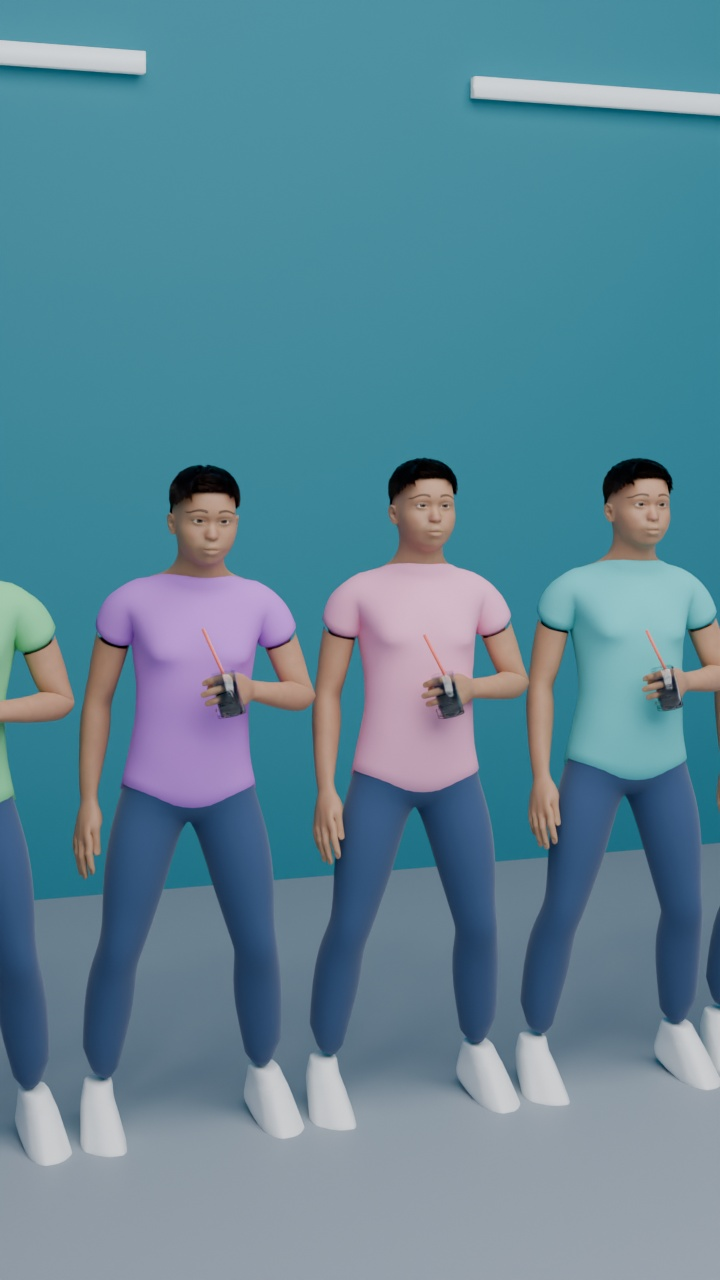
#> input picture studio/episodios/ep01-congelamiento-cerebral/kling/cuadros/p17_inicio.jpg, 720 x 1280 px
$ python -i post.py   (imports and definitions only)
#> lines starting #> are read from the running program, lines starting #| are printed output that depends on the picture
"""Post del Ep. 6 (copiado del Ep. 5): arma los cuadros finales (1080x1920) desde los renders de plano.py.

Uso: python3 post.py <carpeta_render> <salida>   (OUT=carpeta de datos, LISTA=cuadros opcionales, MUESTRAS=1 en pruebas)
- Gradación común (grado.py), píldoras (SIN HILOS, IMÁN, AGUA, UN POQUITO, MILES DE VECES, SIMULACIÓN fija en la parte
  hipotética, ≈ 40 TESLAS, MÁS DEL DOBLE, ≈ 1 GIGAVATIO, 1 REACTOR NUCLEAR), flechas de fuerza al lado de la rana (gris =
  gravedad, naranja = imán) y del imán del refri, y los subtítulos palabra por palabra (franja y 1000–1250). Las
  posiciones salen del meta de cada cuadro (pantalla() de la escena).
- Escribe subs_log.json, graficos.json y ep05_planos.json en OUT.
"""
import glob, json, math, os, sys
import numpy as np
from PIL import Image, ImageDraw, ImageFont, ImageFilter, ImageEnhance

HERE = os.path.dirname(os.path.abspath(__file__))
sys.path.insert(0, HERE)
sys.path.insert(0, os.path.abspath(os.path.join(HERE, "../../../plantilla")))
import kit5 as E
import graficos as G
from grado import grado

OUT = os.environ.get("OUT", os.path.join(HERE, "out"))
src, dst = sys.argv[1], sys.argv[2]
# [2 lines not run here, left out]
W, H, FPS = 1080, 1920, 30
# [1 line that did not run here, left out]
FR = {k: E.FR(k) for k in E.T}
END = E.FIN
FONTS = os.path.abspath(os.path.join(HERE, "../../../plantilla/fonts"))
FONT = os.path.join(FONTS, "Inter-Black.otf")
FONT_B = os.path.join(FONTS, "Inter-ExtraBold.otf")
AMARILLO = (255, 210, 63)          # palabra activa (manual §6) y SIMULACIÓN
ROJO = (235, 60, 45)               # rápido / se traba (CLAC)
VERDE = (70, 200, 110)             # lento / te deja
CIAN = (40, 205, 255)              # el sensor del auto (la bolita)
NARANJO = (255, 140, 30)           # fuerzas (flechas)
AMBAR = (245, 170, 40)             # 12–27°: puede trabarse
GRIS = (150, 156, 166)
CLAVE = {"RÁPIDO": ROJO, "LENTO": VERDE, "27": ROJO, "CLAC": ROJO}
BOX = (120, 888, 1000, 1250)
META = {}
# [3 lines not run here, left out]


# [5 lines left out: function plano_de, not called in this run]


def t_de(f):
    return (f - 1) / FPS


# [24 lines left out: functions meta, cargar, cuadro, not called in this run]


def bloom(im, umbral=0.82, fuerza=0.45):
    a = np.asarray(im).astype(np.float32) / 255
    lum = a.max(axis=2)
    mask = np.clip((lum - umbral) / (1 - umbral), 0, 1)[..., None] * a
    g = np.asarray(Image.fromarray((mask * 255).astype(np.uint8)).resize((W // 4, H // 4)).filter(ImageFilter.GaussianBlur(6)).resize((W, H), Image.BILINEAR)).astype(np.float32) / 255
    return Image.fromarray((np.clip(a + g * fuerza, 0, 1) * 255).astype(np.uint8))


# [43 lines left out: functions pop, pildora, flecha, not called in this run]


def sale(x):
    x = max(0.0, min(1.0, x))
    return 1 - (1 - x) ** 3


def suave(x):
    x = max(0.0, min(1.0, x))
    return x * x * (3 - 2 * x)

# ---------------- subtítulos (palabra por palabra; cifras juntas) ----------------
NUMEROS = [("veintisiete", "27")]        # "27° GRADOS" repetía el grado (puerta 6 r1, B10)


# [5 lines left out: function limpiar, not called in this run]


TOK = []          # [(texto en pantalla, [índices de palabras], fin de frase)]
i = 0
# [13 lines not run here, left out]

grupos, cur = [], []
# [8 lines not run here, left out]
g2 = []
# [5 lines not run here, left out]
grupos = g2
SIN_SUBS = set()
SUB_LOG = []


def s_tok(j):
    return words[TOK[j][1][0]]["s"]


def e_tok(j):
    return words[TOK[j][1][-1]]["e"]


def tam(tok, font):
    return int(font.size * 1.10) if tok in CLAVE else font.size


def gap(font, a, b):
    return font.getlength(" ") + 0.07 * (font.getlength(a) + font.getlength(b))


def ancho(font, toks):
    return sum(ImageFont.truetype(FONT, tam(t, font)).getlength(t) for t in toks) + sum(gap(font, toks[i], toks[i + 1]) for i in range(len(toks) - 1))


# [62 lines left out: functions diagramar, subtitulos, not called in this run]


# ---------------- gráficos por plano ----------------
def edad(f, k, desde=0.0):
    return t_de(f) - E.T[k][0] - desde


def tw(prefijo, desde=0.0):
    return E.t_palabra(prefijo, desde)


# [75 lines left out: functions inclinometro, graficos, not called in this run]


def T0(k):
    return E.T[k][0]


# [12 lines left out: function procesar, not called in this run]


# [11 lines not run here, left out]

>>> import cv2
>>> picture = cv2.imread('../../ep01-congelamiento-cerebral/kling/cuadros/p17_inicio.jpg', cv2.IMREAD_GRAYSCALE)
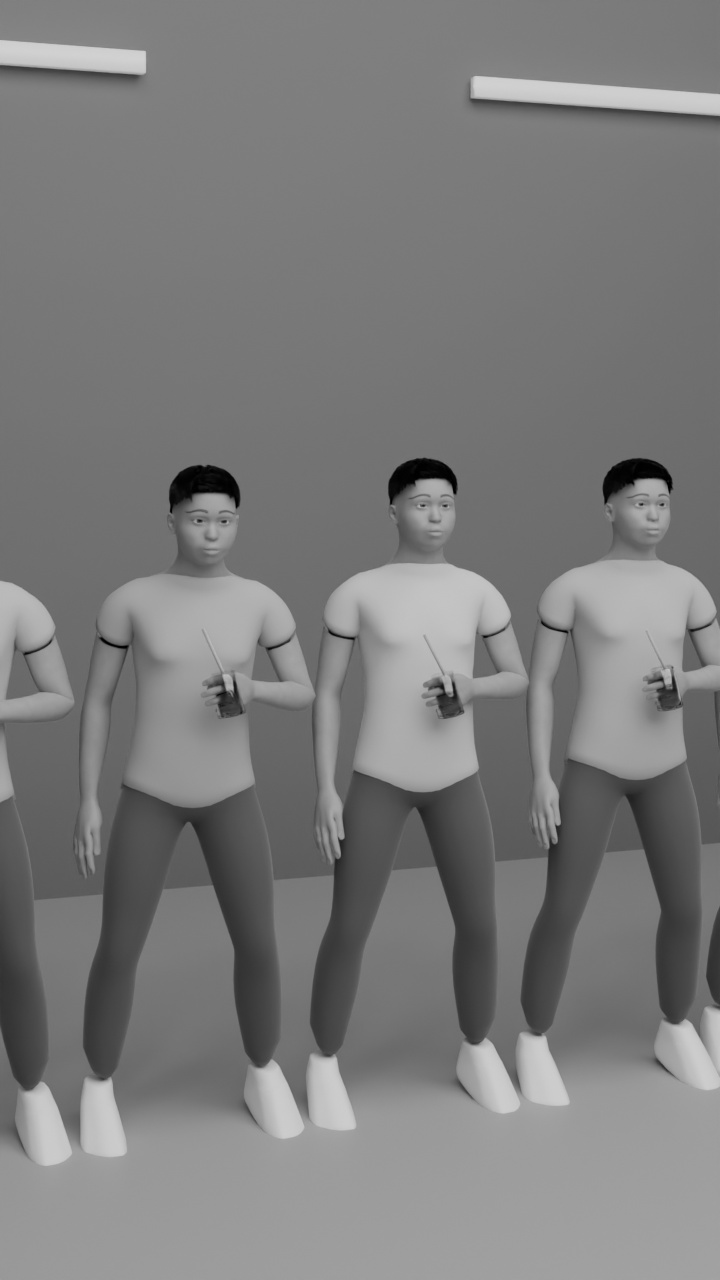
#> picture: shape (1280, 720); min 0, max 211, mean 123.6
>>> result = bloom(picture)
#> (the run stopped early here; a loop or call above may not have finished)

$ run again, on studio/episodios/ep01-congelamiento-cerebral/kling/cuadros/p26_inicio.jpg
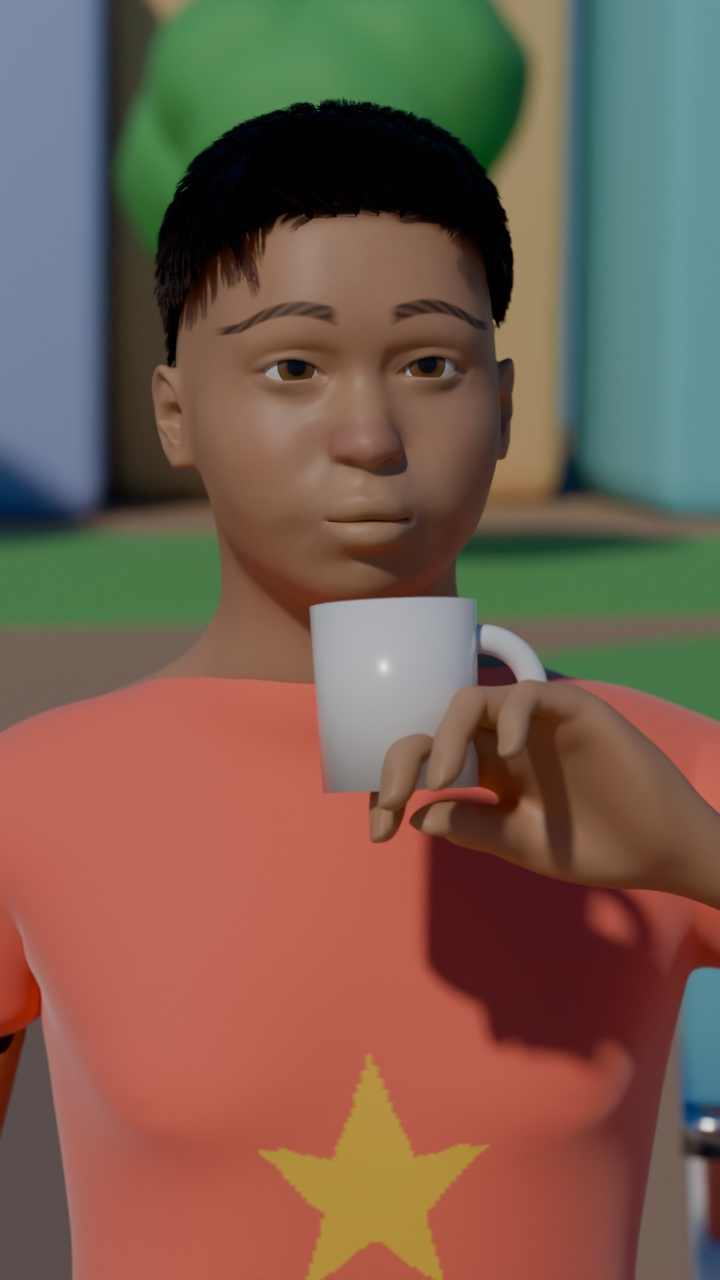
#> input picture studio/episodios/ep01-congelamiento-cerebral/kling/cuadros/p26_inicio.jpg, 720 x 1280 px
#> `picture = cv2.imread('../../ep01-congelamiento-cerebral/kling/cuadros/..`:
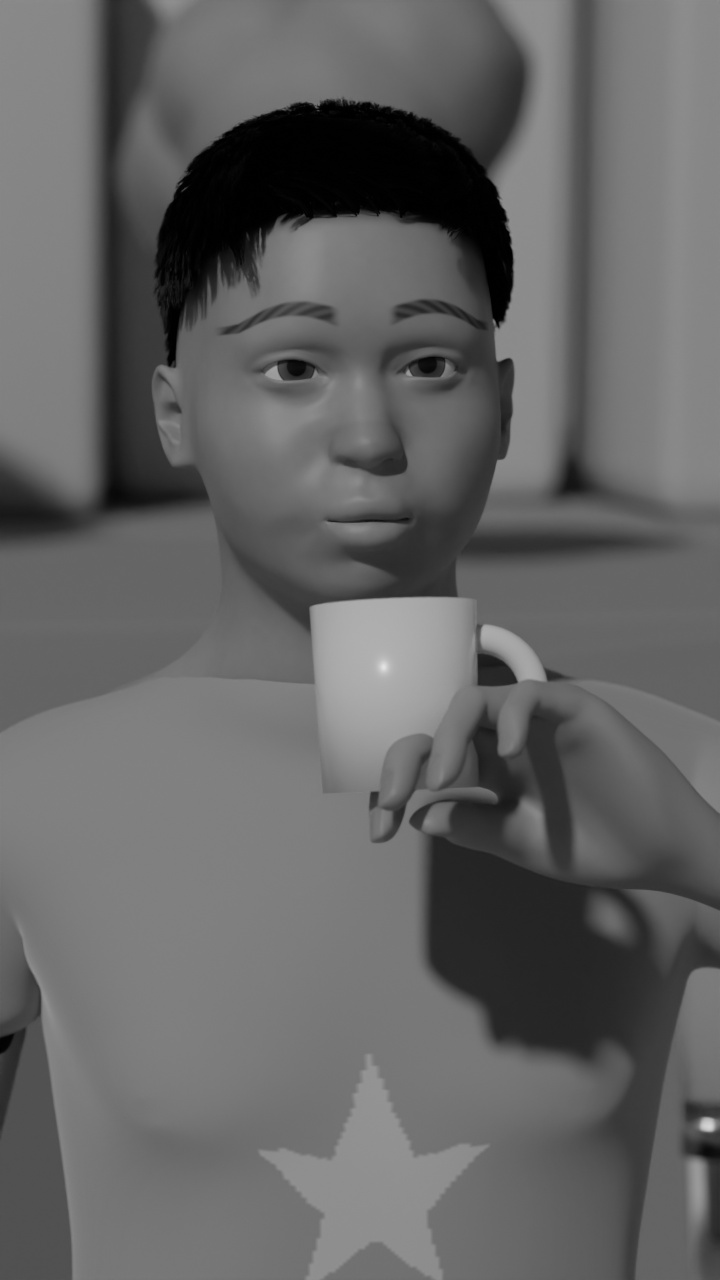
#> picture: shape (1280, 720); min 0, max 227, mean 99.9

$ run again, on studio/episodios/ep01-congelamiento-cerebral/kling/cuadros/p26_inicio_b.jpg
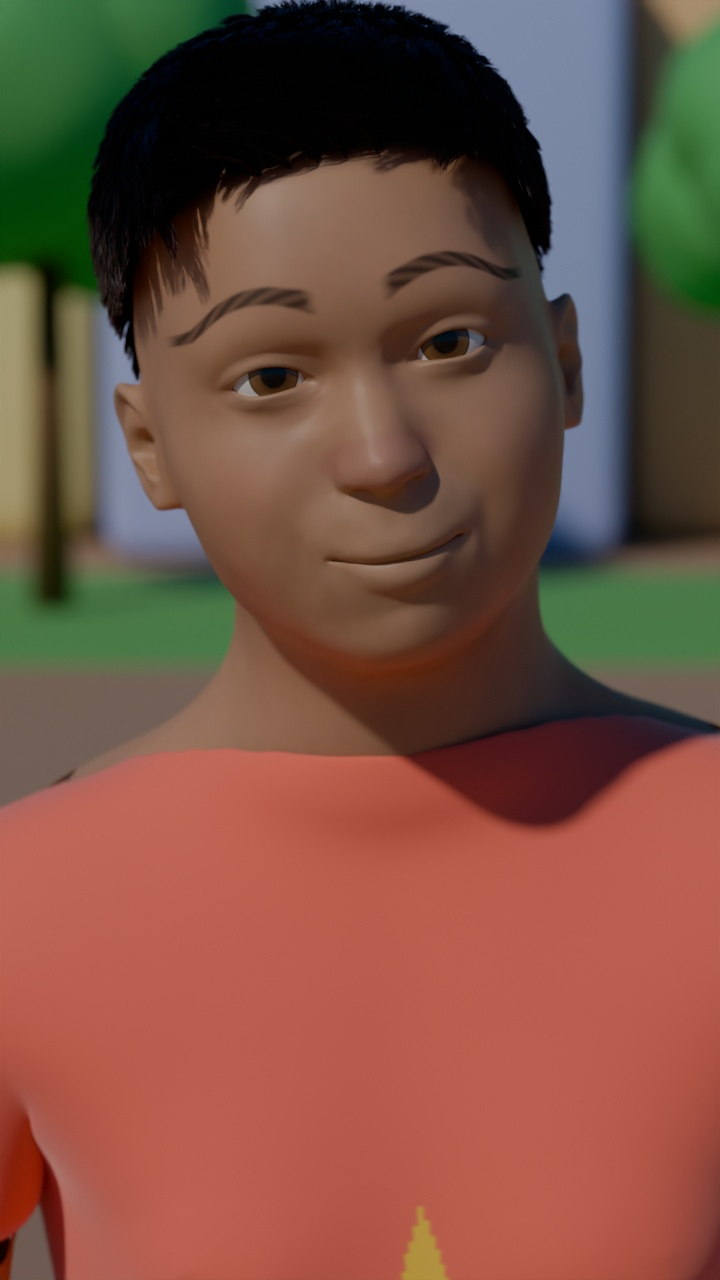
#> input picture studio/episodios/ep01-congelamiento-cerebral/kling/cuadros/p26_inicio_b.jpg, 720 x 1280 px
#> `picture = cv2.imread('../../ep01-congelamiento-cerebral/kling/cuadros/..`:
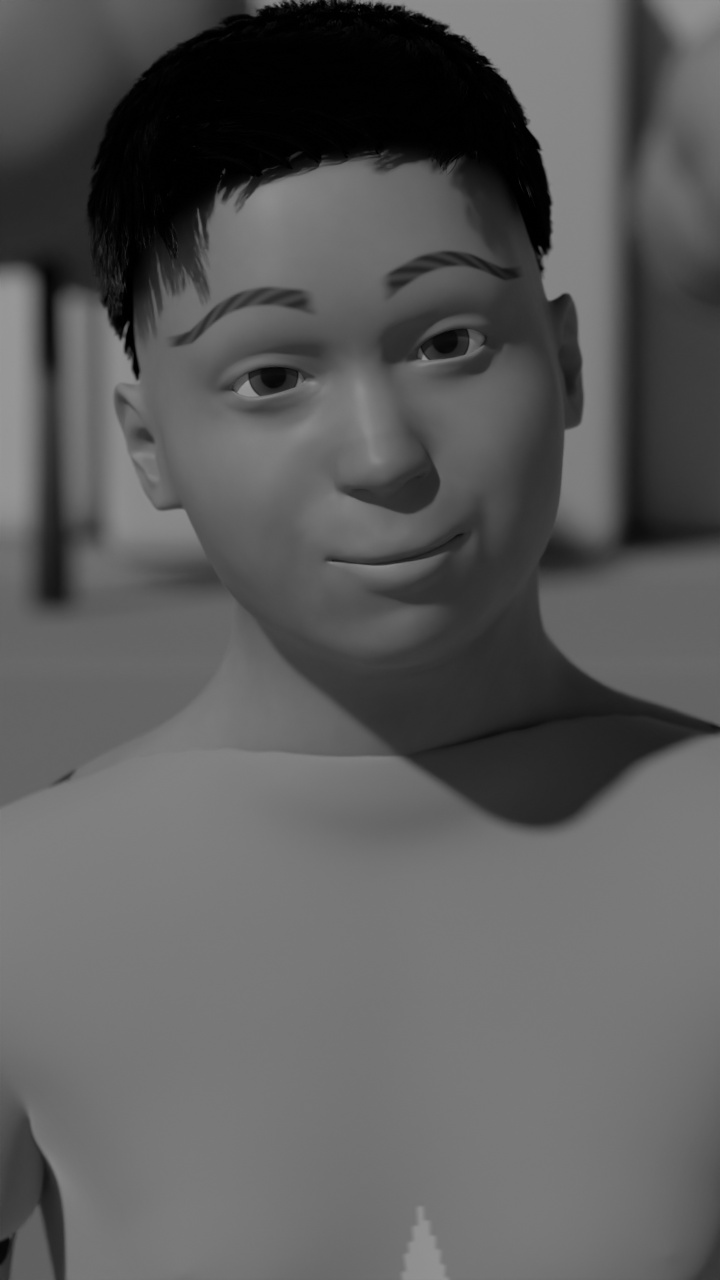
#> picture: shape (1280, 720); min 0, max 155, mean 91.2

$ run again, on studio/episodios/ep01-congelamiento-cerebral/kling/cuadros/p30_inicio.jpg
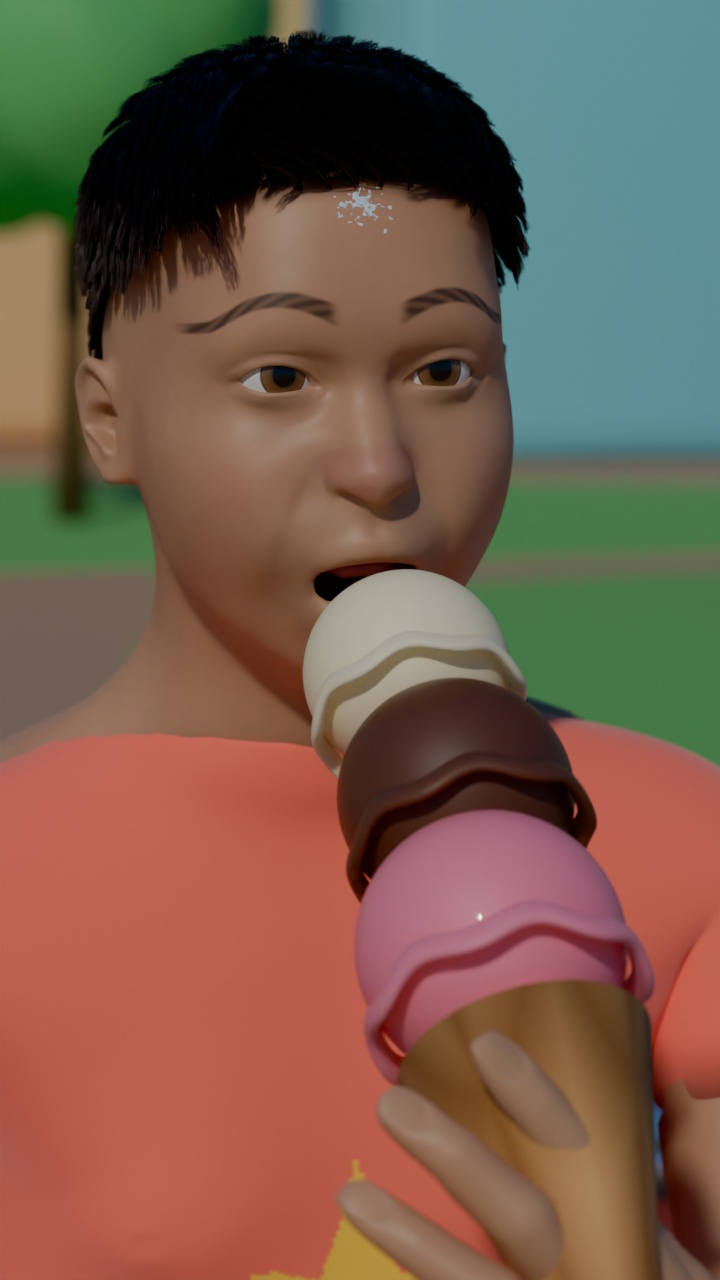
#> input picture studio/episodios/ep01-congelamiento-cerebral/kling/cuadros/p30_inicio.jpg, 720 x 1280 px
#> `picture = cv2.imread('../../ep01-congelamiento-cerebral/kling/cuadros/..`:
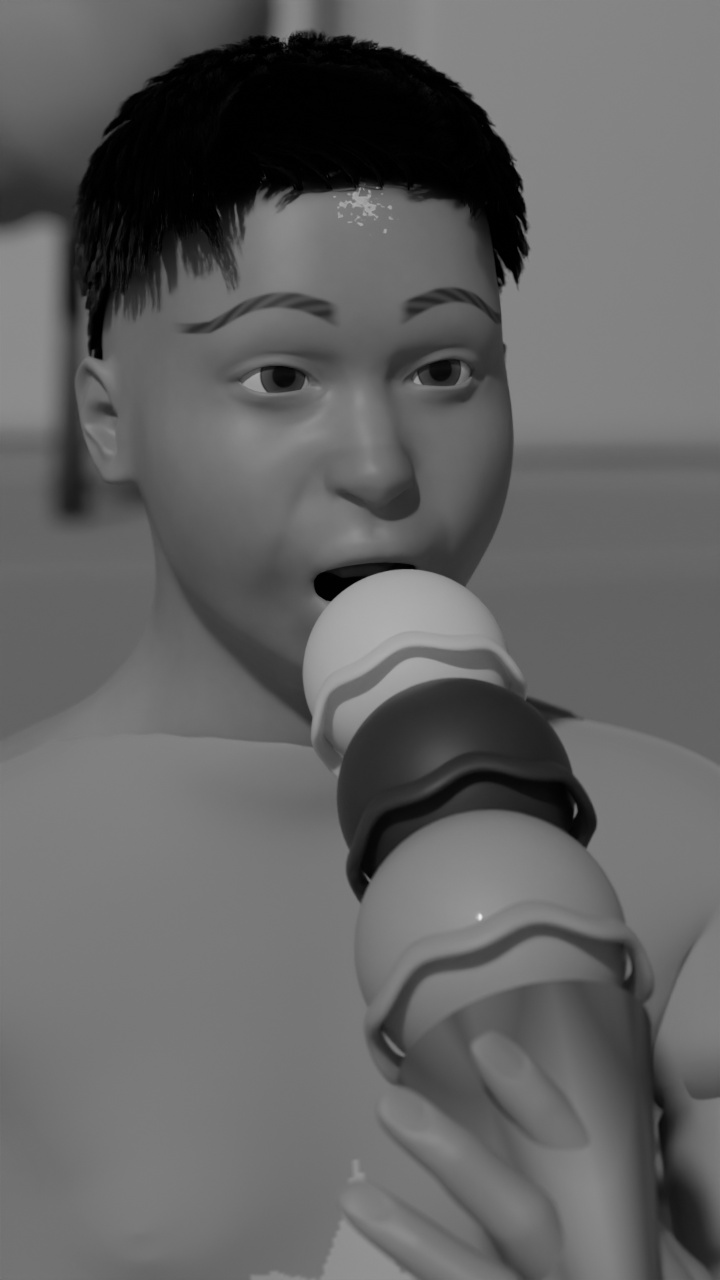
#> picture: shape (1280, 720); min 0, max 238, mean 99
